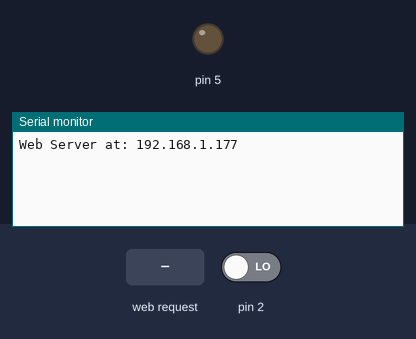
Simulated run of this sketch. Board: Arduino Uno, built with avr-gcc and run on an emulated ATmega328P. Shown: output pins drawn as LEDs (lit = HIGH), the last lines printed to the serial monitor. Inputs (shaded band) come from the test bench; at power-on: pin 2 LOW. WiFi joins after 1.5 s; servers stay silent unless stated.

Above: at 1.2 s.
1.3 s: HTTP request GET /?switch=0 received
At 2.5 s:
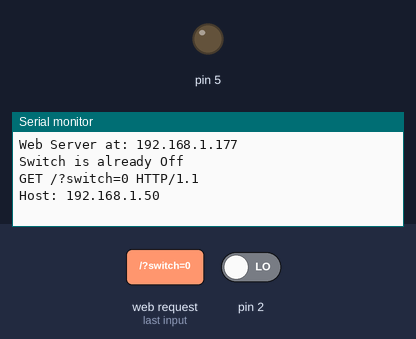
2.8 s: HTTP request GET /?switch=1 received
At 4.0 s:
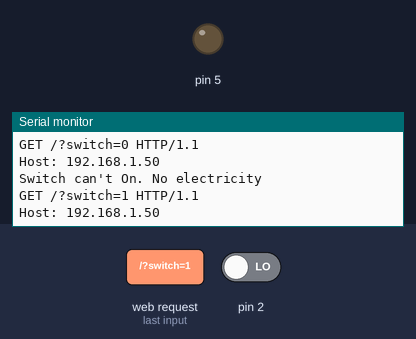

Measured:
- after the input at 1.3 s, the serial monitor: prints a new line at once (image 1)
- after the input at 2.8 s, the serial monitor: prints a new line at once (image 2)

The sketch:

B04844_01_03.ino
```cpp
#include <SPI.h>
#include <Ethernet.h>

byte mac[] = { 0x90, 0xA2, 0xDA, 0x0B, 0x00 and 0xDD };
IPAddress ip(192,168,1,177);

EthernetServer server(80);

String http_Request;
boolean relayStatus = 0;
boolean hasElectricity = 0;

void setup()
{
  Serial.begin(9600);

  Ethernet.begin(mac, ip);
  //Ethernet.begin(mac);
  Serial.print("Web Server at: ");
  Serial.println(Ethernet.localIP());

  server.begin();

  pinMode(5, OUTPUT);
  pinMode(2, INPUT);
}

void loop()
{
  EthernetClient client = server.available();

  if (client) {
    boolean currentLineIsBlank = true;
    while (client.connected()) {
      if (client.available()) {
        char c = client.read();
        http_Request += c;

        if (c == '\n' && currentLineIsBlank) {

          client.println("HTTP/1.1 200 OK");
          client.println("Content-Type: text/html");
          client.println("Connection: close");
          client.println();
          // send web page
          client.println("<!DOCTYPE html>");
          client.println("<html>");
          client.println("<head>");
          client.println("<title>Internet Controlled Power Switch</title>");
          client.println("</head>");
          client.println("<body>");
          client.println("<h1>Internet Controlled Power Switch</h1>");

          client.println("<form method=\"get\">");

          if(digitalRead(2)==HIGH)
          {
            hasElectricity = 1;
          }
          else
          {
            hasElectricity = 0;
          }

          if (http_Request.indexOf("GET /?switch=0 HTTP/1.1") > -1) {
             if(hasElectricity){
                relayStatus = 0;
                digitalWrite(5, LOW);
                Serial.println("Switch is Off");
             }
             else
             {
                relayStatus = 0;
                Serial.println("Switch is already Off");
             }

          } else if (http_Request.indexOf("GET /?switch=1 HTTP/1.1") > -1) {
              if(hasElectricity){
                relayStatus = 1;
                digitalWrite(5, HIGH);
                Serial.println("Switch is On");
              }
              else
              {
                relayStatus = 1;
                Serial.println("Switch can't On. No electricity");
              }

          }


              if (relayStatus) {
                client.println("<p>Switch is On</p>");
              }
              else {
                client.println("<p>Switch is Off</p>");
              }


          client.println("</form>");

          client.println("</body>");
          client.println("</html>");
          Serial.print(http_Request);
          http_Request = "";
          break;
        }
        if (c == '\n') {
          currentLineIsBlank = true;
        }
        else if (c != '\r') {
          currentLineIsBlank = false;
        }
      }
    }
    delay(1);
    client.stop();
  }
}
```
